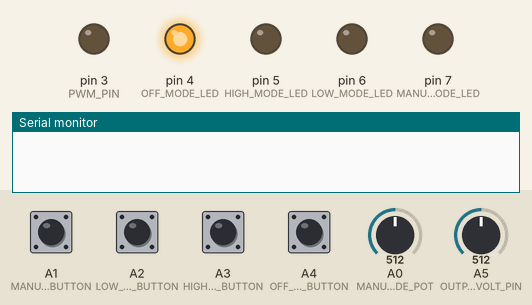
Simulated run of this sketch. Board: Arduino Uno, built with avr-gcc and run on an emulated ATmega328P. On the bench: output pins drawn as LEDs (lit = HIGH), the last lines printed to the serial monitor. Dashed ring = blinking. Inputs (shaded band) come from the test bench; at power-on: A1 (MANUAL_MODE_BUTTON), A2 (LOW_MODE_BUTTON), A3 (HIGH_MODE_BUTTON), A4 (OFF_MODE_BUTTON) LOW, A0 (MANUAL_MODE_POT) = 512, A5 (OUTPUT_VOLT_PIN) = 512.

Above: at 1.2 s.
1.3 s: A1 (MANUAL_MODE_BUTTON) pulled HIGH for 0.15 s
At 1.8 s:
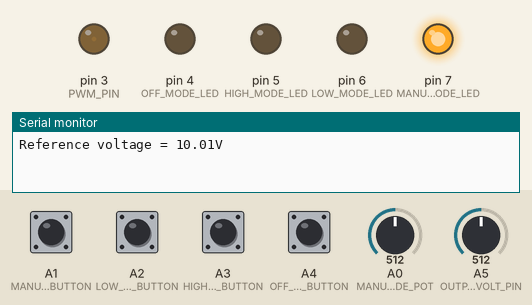
4.3 s: A4 (OFF_MODE_BUTTON) pulled HIGH for 1 s
At 5.6 s:
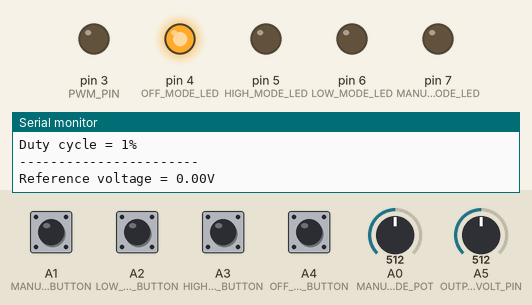
6.8 s: A2 (LOW_MODE_BUTTON) pulled HIGH for 0.15 s
At 8.4 s:
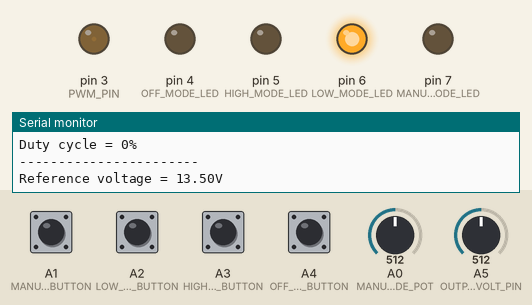
9.8 s: A3 (HIGH_MODE_BUTTON) pulled HIGH for 1 s
At 10.76 s:
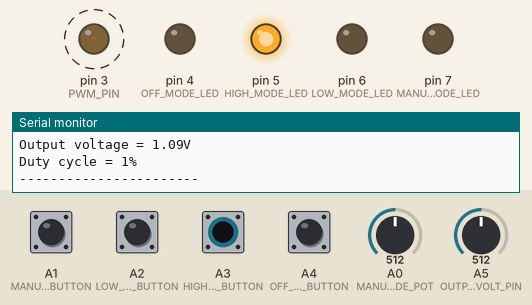
12.8 s: A1 (MANUAL_MODE_BUTTON) pulled HIGH for 1 s
At 13.24 s:
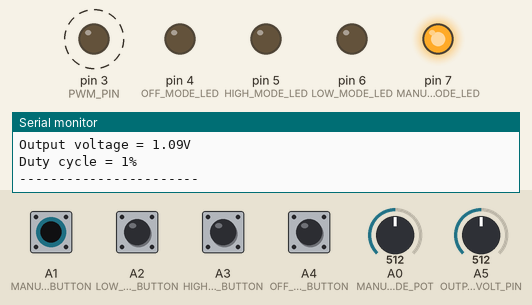
16.1 s: A0 (MANUAL_MODE_POT) set to 0
At 16.9 s:
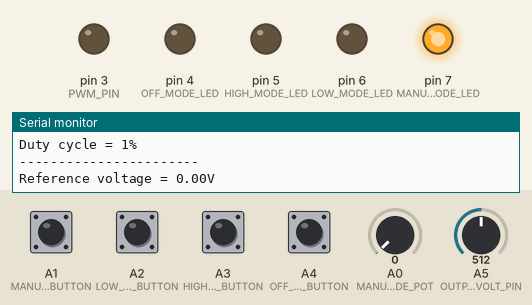
Timing chart, 0 to 18.7 s (numbered marks = the images above; inputs shaded):
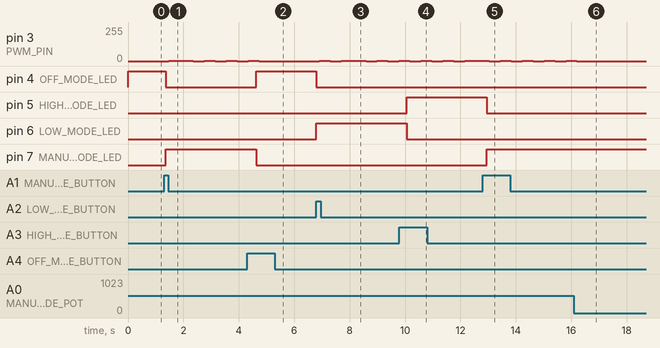

The sketch:

charge_controller_v3.ino
```cpp
// Only have 8 bits of precision for duty cycle

// Pin labels
// ----------
// Analog mesurement pin
#define OUTPUT_VOLT_PIN     A5
// Push button pins
#define OFF_MODE_BUTTON     A4
#define HIGH_MODE_BUTTON    A3
#define LOW_MODE_BUTTON     A2
#define MANUAL_MODE_BUTTON  A1
// Potentiometer pin
#define MANUAL_MODE_POT     A0
// PWM pin
#define PWM_PIN             3
// LED pins
#define OFF_MODE_LED        4
#define HIGH_MODE_LED       5
#define LOW_MODE_LED        6
#define MANUAL_MODE_LED     7

// State holders
// -------------
// Source selector operating mode
enum operating_mode {off, high, low, manual};
enum operating_mode current_operating_mode = off;

// Global variables
// ----------------
// Output voltage reference value
const float high_mode_output_ref  = 14.0; // Units of volts
const float low_mode_output_ref   = 13.5; // Units of volts
float output_ref = 0;
// Duty cycle
unsigned int duty_cycle = 0;
const unsigned int max_duty_cycle = 0.7*255; // 100% duty cycle is equivalent to max_duty_cycle = 255
// Output voltage value
float output_val;
float tolerance = 0.02;

void setup() {
  // Initializations
  // ---------------
  // Analog measurement pin
  pinMode(OUTPUT_VOLT_PIN, INPUT);
  // Push button pins
  pinMode(OFF_MODE_BUTTON, INPUT);
  pinMode(HIGH_MODE_BUTTON, INPUT);
  pinMode(LOW_MODE_BUTTON, INPUT);
  pinMode(MANUAL_MODE_BUTTON, INPUT);
  // Potentiometer pin
  pinMode(MANUAL_MODE_POT, INPUT);
  // PWM pin
  pinMode(PWM_PIN, OUTPUT);
  // LED pins
  pinMode(OFF_MODE_LED, OUTPUT);
  pinMode(HIGH_MODE_LED, OUTPUT);
  pinMode(LOW_MODE_LED, OUTPUT);
  pinMode(MANUAL_MODE_LED, OUTPUT);
  digitalWrite(OFF_MODE_LED, HIGH);
  digitalWrite(HIGH_MODE_LED, LOW);
  digitalWrite(LOW_MODE_LED, LOW);
  digitalWrite(MANUAL_MODE_LED, LOW);

  // PWM initialization
  // ------------------
  TCCR2B = TCCR2B & 0xF8 | 0x01;  // Set the PWM frequency on pin 3 to 32kHz

  // Serial communication initialization
  // -----------------------------------
  Serial.begin(9600);
}
void loop() {
  // To Do:
  // ------
  // Set up pushbuttons to interrupts
  // Proturb and observe

  // Constant output voltage regulation
  // ----------------------------------
  int j;
  for (j = 0; j < 10; j++){
    Update_current_mode();
    // Update reference voltage if in manual mode
    if (current_operating_mode == manual) {
      output_ref = (analogRead(MANUAL_MODE_POT)/1023.0)*20; // Max output of 20V
    }
    Update_duty_cycle();
    delay(50);
  }

  /*
  duty_cycle = (analogRead(MANUAL_MODE_POT)/1023.0)*255;
  analogWrite(PWM_PIN, duty_cycle);
  */

  ///*
  Print_output_ref();
  Print_output_val();
  Print_duty_cycle();
  Serial.print("-----------------------\n");
  //*/
}

// Update current mode
// -------------------
// Polls the push buttons
void Update_current_mode(void) {
  if ((digitalRead(OFF_MODE_BUTTON) == HIGH) && (current_operating_mode != off)) {
    current_operating_mode = off;
    duty_cycle = 0;
    output_ref = 0;
    Turn_mode_LEDs_off();
    digitalWrite(OFF_MODE_LED, HIGH);
  }
  if ((digitalRead(HIGH_MODE_BUTTON) == HIGH) && (current_operating_mode != high)) {
    current_operating_mode = high;
    output_ref = high_mode_output_ref;
    Turn_mode_LEDs_off();
    digitalWrite(HIGH_MODE_LED, HIGH);
  }
  if ((digitalRead(LOW_MODE_BUTTON) == HIGH) && (current_operating_mode != low)) {
    current_operating_mode = low;
    output_ref = low_mode_output_ref;
    Turn_mode_LEDs_off();
    digitalWrite(LOW_MODE_LED, HIGH);
  }
  if ((digitalRead(MANUAL_MODE_BUTTON) == HIGH) && (current_operating_mode != manual)) {
    current_operating_mode = manual;
    output_ref = 0; // Value updated in proceeding code
    Turn_mode_LEDs_off();
    digitalWrite(MANUAL_MODE_LED, HIGH);
  }
}

// Turn mode LEDs off
// ------------------
void Turn_mode_LEDs_off(void) {
  digitalWrite(OFF_MODE_LED, LOW);
  digitalWrite(HIGH_MODE_LED, LOW);
  digitalWrite(LOW_MODE_LED, LOW);
  digitalWrite(MANUAL_MODE_LED, LOW);
}

// Print output reference voltage
// ------------------------------
void Print_output_ref(void) {
  Serial.print("Reference voltage = ");
  Serial.print(output_ref);
  Serial.print("V\n");
  delay(500);
}

// Update duty cycle
// -----------------
void Update_duty_cycle(void) {
  // Read current output voltage val
  // -------------------------------
  // Different calibration for each mode to make results more accurate
  /*
  if (current_operating_mode == manual) {
    output_val = (analogRead(OUTPUT_VOLT_PIN)/1023.0)*5*4.95;
  }
  else if (current_operating_mode == high) {
    output_val = (analogRead(OUTPUT_VOLT_PIN)/1023.0)*5*4.35;
  }
  else if (current_operating_mode == low) {
    output_val = (analogRead(OUTPUT_VOLT_PIN)/1023.0)*5*4.35;
  }
  */
  int i;
  int num_samples = 10;
  float current_error;
  float lower_error;
  float upper_error;
  float last_error;

  // (1) Sample and record error for current dc
  // ------------------------------------------
  output_val = 0;
  for (i = 0; i < num_samples; i++) {
    output_val = (analogRead(OUTPUT_VOLT_PIN)/1023.0)*5*4.35;
    delay(10);
  }
  output_val /= num_samples;
  current_error = abs(output_ref - output_val);

  // If in off mode, set duty cycle equal to zero
  if (output_ref == 0) {
    duty_cycle = 0;
    analogWrite(PWM_PIN, duty_cycle);
  }

  // If error exceeds +/- 2% of output_ref, or if the there is an increase in error for the current duty cycle
  // ---------------------------------------------------------------------------------------------------------
  else if ((output_val >= (output_ref + output_ref*tolerance)) || (output_val <= (output_ref - output_ref*tolerance)) || (current_error > 1.5*last_error)) {
    if (duty_cycle > 0) {
      // (2) Sample and record error for lower dc
      // ----------------------------------------
      analogWrite(PWM_PIN, duty_cycle-1);
      delay(20);
      output_val = 0;
      for (i = 0; i < num_samples; i++) {
        output_val = (analogRead(OUTPUT_VOLT_PIN)/1023.0)*5*4.35;
        delay(10);
      }
      output_val /= num_samples;
      lower_error = abs(output_ref - output_val);
      // If error decreases or stays the same
      if (lower_error <= current_error) {
        duty_cycle--;
      }
      // If error increases
      else if (duty_cycle < max_duty_cycle) {
        // (3) Sample and record error for upper dc
        // ----------------------------------------
        // Check to see if error inceases for current dc?
        analogWrite(PWM_PIN, duty_cycle+1);
        delay(20);
        output_val = 0;
        for (i = 0; i < num_samples; i++) {
          output_val = (analogRead(OUTPUT_VOLT_PIN)/1023.0)*5*4.35;
          delay(10);
        }
        output_val /= num_samples;
        upper_error = abs(output_ref - output_val);
        // If error decreases
        if (upper_error <= current_error) {
          duty_cycle++;
        }
      }
    }
    else if (duty_cycle < max_duty_cycle) {
      // (3) Sample and record error for upper dc
      // ----------------------------------------
      // Check to see if error inceases for current dc?
      analogWrite(PWM_PIN, duty_cycle+1);
      delay(20);
      output_val = 0;
      for (i = 0; i < num_samples; i++) {
        output_val = (analogRead(OUTPUT_VOLT_PIN)/1023.0)*5*4.35;
       delay(10);
      }
      output_val /= num_samples;
      upper_error = abs(output_ref - output_val);
      // If error decreases
      if (upper_error <= current_error) {
        duty_cycle++;
      }
    }

    // (1) Sample and record error for current dc
    // ------------------------------------------
    analogWrite(PWM_PIN, duty_cycle);
    delay(20);
    output_val = 0;
    for (i = 0; i < num_samples; i++) {
      output_val = (analogRead(OUTPUT_VOLT_PIN)/1023.0)*5*4.35;
      delay(10);
    }
    output_val /= num_samples;
    last_error = abs(output_ref - output_val);
  }
}

/*
// Update duty cycle
// -----------------
void Update_duty_cycle(void) {
  // Read current output voltage val
  // -------------------------------
  // Different calibration for each mode to make results more accurate
  if (current_operating_mode == manual) {
    output_val = (analogRead(OUTPUT_VOLT_PIN)/1023.0)*5*4.95;
  }
  else if (current_operating_mode == high) {
    output_val = (analogRead(OUTPUT_VOLT_PIN)/1023.0)*5*4.35;
  }
  else if (current_operating_mode == low) {
    output_val = (analogRead(OUTPUT_VOLT_PIN)/1023.0)*5*4.35;
  }

  // If in off mode, set duty cycle equal to zero
  if (output_ref == 0) {
    duty_cycle = 0;
    analogWrite(PWM_PIN, duty_cycle);
  }
  // If output voltage below tolerance, increase duty cycle
  else if ((output_val <= (output_ref - output_ref * tolerance)) && (duty_cycle < max_duty_cycle)) {
    duty_cycle++;
    analogWrite(PWM_PIN, duty_cycle);
  }
  // If output voltage above tolerance, decrease duty cycle
  else if ((output_val >= (output_ref + output_ref * tolerance)) && (duty_cycle > 0)) {
    duty_cycle--;
    analogWrite(PWM_PIN, duty_cycle);
  }
}
*/

// Print output voltage
// ------------------------------
void Print_output_val(void) {
  Serial.print("Output voltage = ");
  Serial.print(output_val);
  Serial.print("V\n");
  //delay(500);
}

// Print duty cycle
// ------------------------------
void Print_duty_cycle(void) {
  Serial.print("Duty cycle = ");
  Serial.print(duty_cycle);
  Serial.print("%\n");
  //delay(500);
}
```

Measured:
- after the input at 1.3 s, pin 3 (PWM_PIN): 0/255 → 1/255 after 0.17 s, then repeats every 0.79 s: 0/255 0.40 s, 1/255 0.40 s; pin 4 (OFF_MODE_LED): HIGH → LOW after 0.07 s; pin 7 (MANUAL_MODE_LED): LOW → HIGH after 0.07 s
- after the input at 4.3 s, pin 3 (PWM_PIN): goes on until 4.7 s, then stays 0/255; pin 4 (OFF_MODE_LED): LOW → HIGH after 0.33 s; pin 7 (MANUAL_MODE_LED): HIGH → LOW after 0.33 s
- after the input at 6.8 s, pin 3 (PWM_PIN): goes 1/255 0.40 s, 0/255 0.40 s, 1/255 0.90 s, 0/255 0.40 s, 1/255 0.40 s, 0/255 0.40 s, then 1/255, starting after 0.11 s; pin 4 (OFF_MODE_LED): HIGH → LOW at once; pin 6 (LOW_MODE_LED): LOW → HIGH at once
- after the input at 9.8 s, pin 5 (HIGH_MODE_LED): LOW → HIGH after 0.27 s; pin 6 (LOW_MODE_LED): HIGH → LOW after 0.27 s
- after the input at 12.8 s, pin 5 (HIGH_MODE_LED): HIGH → LOW after 0.14 s; pin 7 (MANUAL_MODE_LED): LOW → HIGH after 0.14 s
- after the input at 16.1 s, pin 3 (PWM_PIN): goes on until 16.2 s, then stays 0/255
